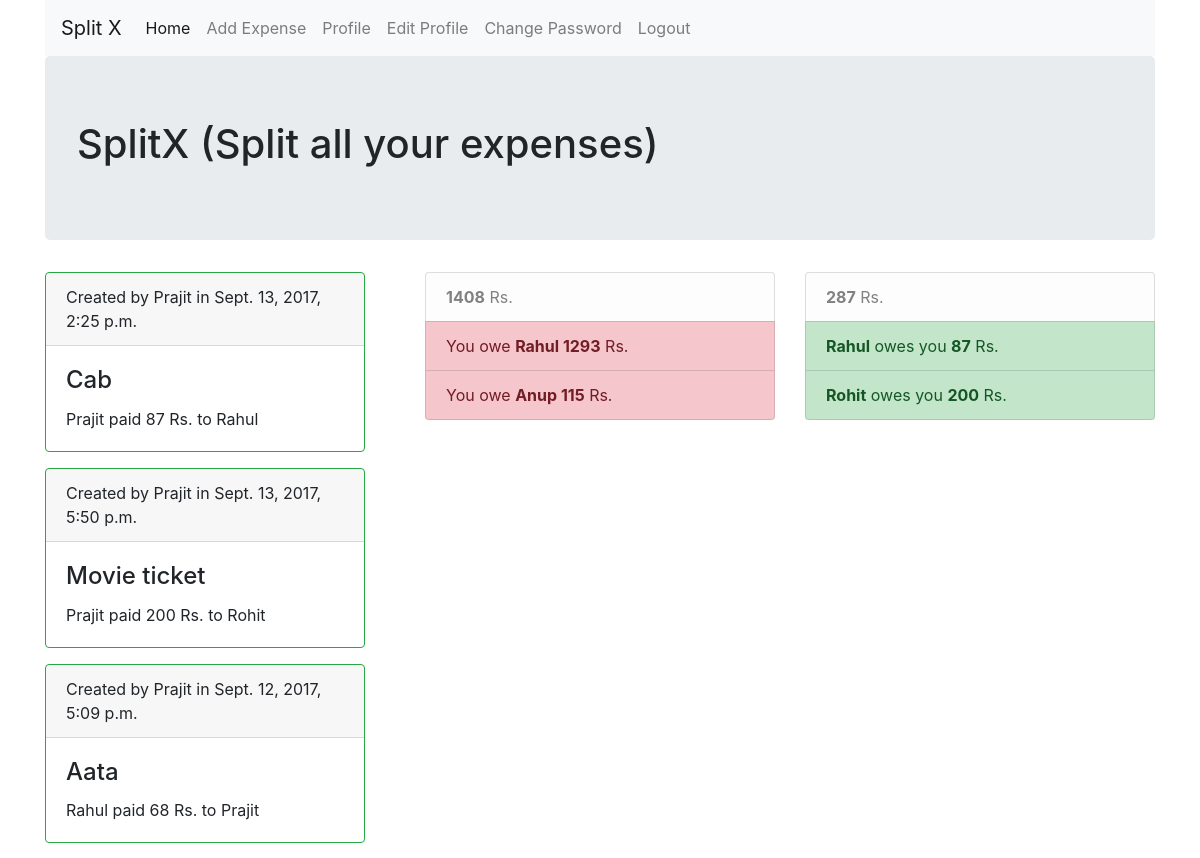
Before: /splitx/ (signed in, upper part) with the older database file.
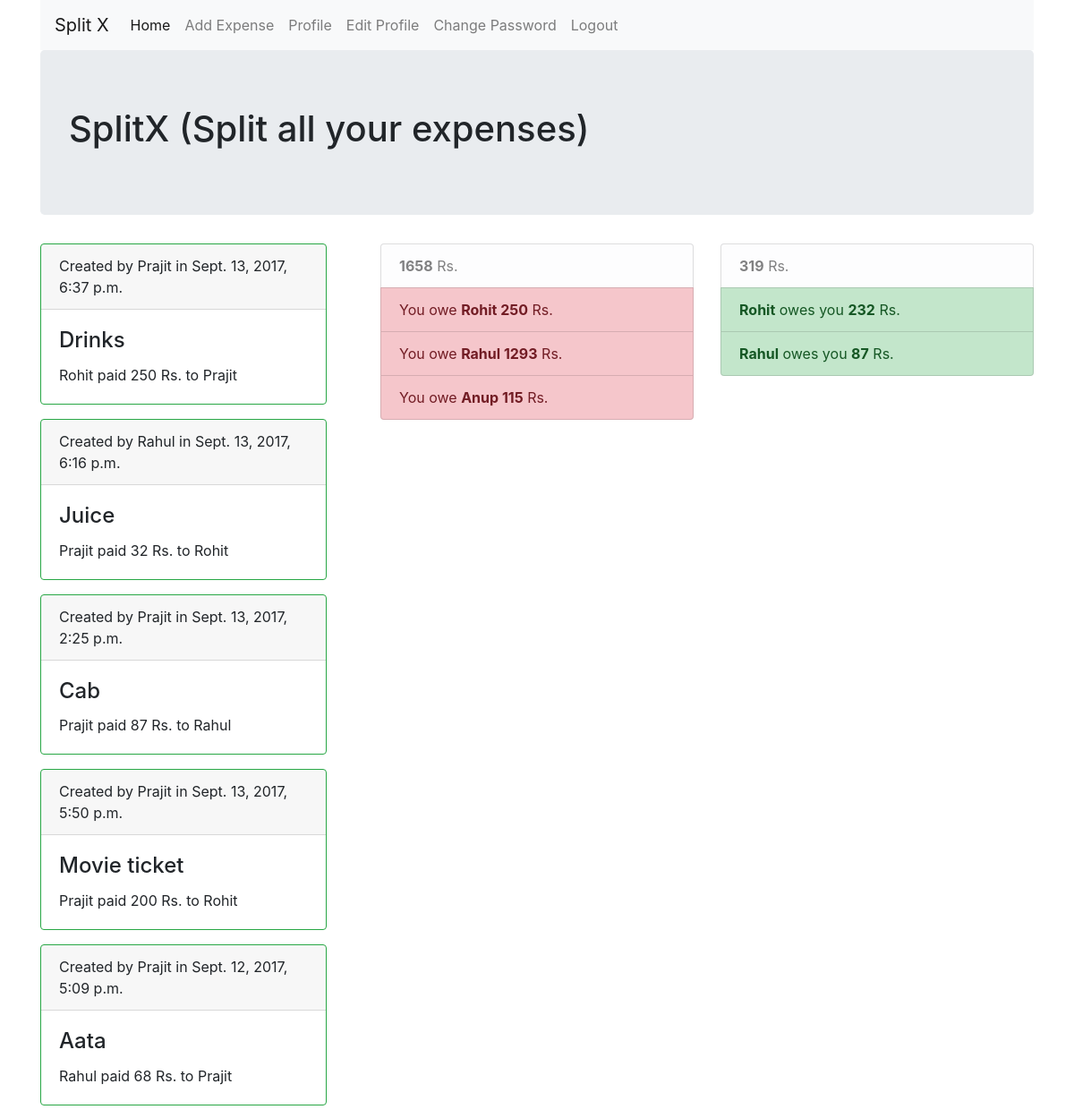
After: the same page with the newer database file.
### splitx/models.py (models this page shows)
class Transaction(models.Model):
    paid_by    = models.ForeignKey(User, related_name='paid_by')
    paid_to    = models.ForeignKey(User, related_name='paid_to')
    expense_id = models.ForeignKey(Expense)
    amount     = models.IntegerField()
    pub_date   = models.DateTimeField()

class Expense(models.Model):
    name       = models.CharField(max_length=100)
    cost       = models.IntegerField()
    created_by = models.ForeignKey(User)
    pub_date   = models.DateTimeField()

### splitx/views.py (the view)
def home(request):
    transactions = get_all_transactions_for_user(request.user)
    owe_to   = defaultdict(int)
    owe_from = defaultdict(int)
    total_owe_to   = 0
    total_owe_from = 0
    for transaction in transactions:
        if transaction.paid_by == request.user:
            owe_from[transaction.paid_to.first_name] += int(transaction.amount)
            total_owe_from += int(transaction.amount)
        else:
            owe_to[transaction.paid_by.first_name] += int(transaction.amount)
            total_owe_to += int(transaction.amount)
    balance = total_owe_to - total_owe_to
    return render(request, 'splitx/home.html', {\
            'transactions':   transactions,\
            'owe_to':         dict(owe_to),\
            'owe_from':       dict(owe_from),\
            'total_owe_to':   total_owe_to,\
            'total_owe_from': total_owe_from,\
            'balance':        balance,
            })

### splitx/views.py (called while the page is built)
def get_all_transactions_for_user(user):
    return Transaction.objects.all()\
            .order_by('-pub_date')\
            .filter( (Q(paid_by=user.id) | Q(paid_to=user.id)) & ~Q(paid_by = F('paid_to')) )

### splitx/templates/splitx/home.html (shortened to what this page needs)
{% extends 'base.html' %}
{% block body %}
    <div class="row">
        <div class="col">
        {% for instance in transactions %}
                <div class="card border-success mb-3" style="max-width: 20rem;">
                    <div class="card-header">Created by {{instance.expense_id.created_by.first_name}} in {{instance.expense_id.pub_date}}</div>
                  <div class="card-body">
                    <h4 class="card-title">{{instance.expense_id.name}}</h4>
                    <p class="card-text">{{instance.paid_by.first_name}} paid {{instance.amount}} Rs. to {{instance.paid_to.first_name}}</p>
                  </div>
                </div>
        {% endfor %}
        </div>
        <div class="col">
            <ul class="list-group">
                {% if total_owe_to %}
                <li class="list-group-item list-group-item-light"><b>{{total_owe_to}}</b> Rs.</li>
                {% endif %}
                {% for key, value in owe_to.items %}
                <li class="list-group-item list-group-item-danger">You owe <b>{{key}} {{value}}</b> Rs.</li>
                {% endfor %}
            </ul>
        </div>
        <div class="col">
            <ul class="list-group">
                {% if total_owe_from %}
                <li class="list-group-item list-group-item-light"><b>{{total_owe_from}}</b> Rs.</li>
                {% endif %}
                {% for key, value in owe_from.items %}
                <li class="list-group-item list-group-item-success"><b>{{key}}</b> owes you <b>{{value}}</b> Rs.</li>
                {% endfor %}
            </ul>
        </div>
    </div>
{% endblock %}

### splitx/templates/base.html (shortened to what this page needs)
<html>
    <head>
        <link rel="stylesheet" href="https://maxcdn.bootstrapcdn.com/bootstrap/4.0.0-beta/css/bootstrap.min.css">
    </head>
    <body>
        <div class="container">
            <nav class="navbar navbar-expand-lg navbar-light bg-light">
              <a class="navbar-brand" href="#">Split X</a>
              <div class="collapse navbar-collapse" id="navbarSupportedContent">
                <ul class="navbar-nav mr-auto">
                    {% if user.is_authenticated %}
                      <li class="nav-item active"> <a class="nav-link" href="/splitx/">Home</a></li>
                      <li class="nav-item"> <a class="nav-link" href="/splitx/expenses/add">Add Expense</a></li>
                      <li class="nav-item"> <a class="nav-link" href="/splitx/profile">Profile</a></li>
                      <li class="nav-item"> <a class="nav-link" href="/splitx/profile/edit">Edit Profile</a></li>
                      <li class="nav-item"> <a class="nav-link" href="/splitx/change_password">Change Password</a></li>
                      <li class="nav-item"> <a class="nav-link" href="/splitx/logout">Logout</a></li>
                    {% else %}
                      <li class="nav-item active"> <a class="nav-link" href="/splitx/">Home</a></li>
                      <ul class="nav navbar-nav navbar-right">
                          <li class="nav-item"> <a class="nav-link" href="/splitx/login">Login</a></li>
                          <li class="nav-item"> <a class="nav-link" href="/splitx/register">Register</a></li>
                      </ul>
                    {% endif %}
                </ul>
              </div>
            </nav>
            <div class="jumbotron">
            <H1>SplitX (Split all your expenses)</H1>
            </div>
            {% block body %}
            {% endblock %}
        </div>
    </body>
</html>

Changed rows visible on the page:
added Transaction: expense_id.created_by.first_name "Prajit", expense_id.pub_date "Sept. 13, 2017, 6:37 p.m.", expense_id.name "Drinks", paid_by.first_name "Rohit", amount "250", paid_to.first_name "Prajit"
added Transaction: expense_id.created_by.first_name "Rahul", expense_id.pub_date "Sept. 13, 2017, 6:16 p.m.", expense_id.name "Juice", paid_by.first_name "Prajit", amount "32", paid_to.first_name "Rohit"
Other visible differences:
{{ total_owe_to }}: "1408" → "1658"
{{ total_owe_from }}: "287" → "319"
new list line: "You owe 250 Rs."
new list line: "Rohit"
new list line: "owes you 232 Rs."
list line gone: "Rohit"
list line gone: "owes you 200 Rs."
